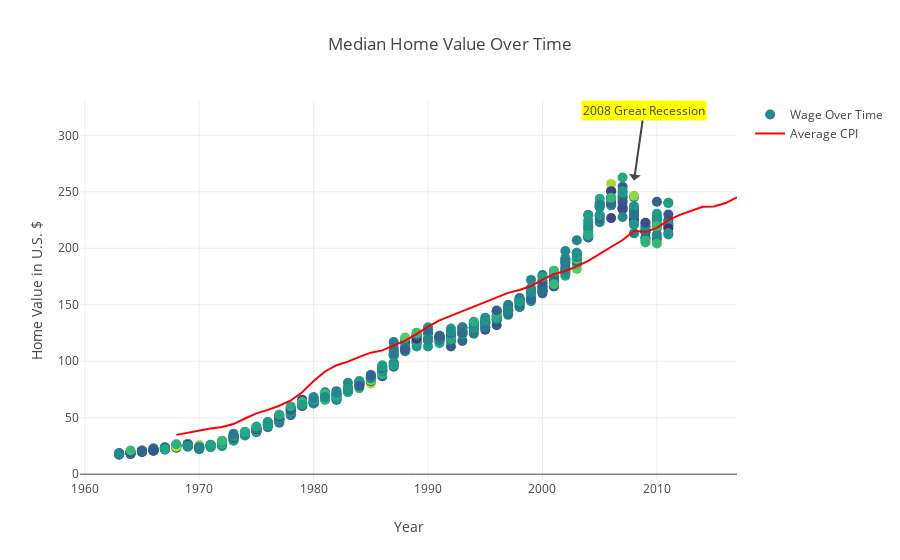

The code cell stored with this chart in its notebook:
### Markdown cell above
<br><font style = 'font-family:calibri'><font size = 4>The below graph displays the median home prices from 1963 to 2011. Like median wages, home prices have continued to grow over time. Between 1990 and 2007, we can see that home prices rose faster than the between 1963 to 1980 as the slope of the graph becomes steeper at this time. In 2007, there is a sharp drop in home prices that can be attributed to the <a href='https://www.thebalance.com/subprime-mortgage-crisis-effect-and-timeline-3305745'>subprime mortgage crisis</a>, a part of the Great Recession. 
<p>Overlayed is the average Consumer Price Index (CPI) from the Median Wage data set above. The CPI has a steadier slope than median home prices. Unlike wages and home prices, we do not see any real dips. This most likely because of the way <a href='https://www.thebalance.com/consumer-price-index-cpi-index-definition-and-calculation-3305735'>CPI is calculated</a> and items are replaced according to consumer trends. Between the years 2003 and 2008, we can see that home prices outpaced CPI. Some may attribute this rise to the lack of available homes at that time as well as the <a href='https://positivemoney.org/issues/house-prices/'>increased lending from banks</a>.
<p>

### Code cell
layout = go.Layout(
    title= 'Median Home Value Over Time',
    yaxis = dict(
        title = 'Home Value in U.S. $',
    ),
    xaxis = dict(
        title = 'Year'
    ),
    annotations=[
                dict(
                    x=2008,
                    y=260,
                    xref='x',
                    yref='y',
                    text='2008 Great Recession',
                    showarrow=True,
                    bgcolor= 'yellow',
                    arrowhead=1,
                    ax=10,
                    ay=-70
                ),
                
            ]
    )

trace1 = go.Scatter(
    x = median_home['Year'],
    y = median_home ['Adjusted Home'],
    mode = 'markers',
    marker = dict(
        size = 10,
        color = np.random.randn(5000),
        colorscale = 'Viridis'),
    name = 'Wage Over Time',
    line = dict(
        shape = 'spline'
    )
)
trace0 = go.Scatter(
     x = mean_yearly_wage['Year'],
     y = round(mean_yearly_wage['CPI_Average'],2),
     name = 'Average CPI',
     line = dict(
         color = 'red',
     )
)

fig = go.Figure (data = [trace1, trace0], layout = layout)
py.offline.iplot(fig)

### Figure 1 — Plotly figure (JSON) as saved in the notebook; plotly's stock layout.template omitted (floating-point values rounded to 4 significant figures; data arrays with more than 128 entries replaced by an {"elided": "..."} marker saying what was removed)
{"data": [{"line": {"shape": "spline"}, "marker": {"color": {"elided": "5000 float values"}, "colorscale": "Viridis", "size": 10}, "mode": "markers", "name": "Wage Over Time", "type": "scatter", "uid": "790b4e87-5842-4f8e-bf53-f4f26c1eacc4", "x": {"elided": "586 int values"}, "y": {"elided": "586 float values"}}, {"line": {"color": "red"}, "name": "Average CPI", "type": "scatter", "uid": "aabad96d-5e03-464f-b369-95449f0ce79c", "x": [1968, 1969, 1970, 1971, 1972, 1973, 1974, 1975, 1976, 1977, 1978, 1979, 1980, 1981, 1982, 1983, 1984, 1985, 1986, 1987, 1988, 1989, 1990, 1991, 1992, 1993, 1994, 1995, 1996, 1997, 1998, 1999, 2000, 2001, 2002, 2003, 2004, 2005, 2006, 2007, 2008, 2009, 2010, 2011, 2012, 2013, 2014, 2015, 2016, 2017], "y": [34.78, 36.68, 38.83, 40.49, 41.82, 44.4, 49.31, 53.82, 56.91, 60.61, 65.23, 72.57, 82.41, 90.93, 96.5, 99.6, 103.9, 107.6, 109.6, 113.6, 118.3, 124.0, 130.7, 136.2, 140.3, 144.5, 148.2, 152.4, 156.8, 160.5, 163.0, 166.6, 172.2, 177.1, 179.9, 184.0, 188.9, 195.3, 201.6, 207.3, 215.3, 214.5, 218.1, 224.9, 229.6, 233.0, 236.7, 237.0, 240.0, 245.1]}], "layout": {"annotations": [{"arrowhead": 1, "ax": 10, "ay": -70, "bgcolor": "yellow", "showarrow": true, "text": "2008 Great Recession", "x": 2008, "xref": "x", "y": 260, "yref": "y"}], "title": {"text": "Median Home Value Over Time"}, "xaxis": {"title": {"text": "Year"}}, "yaxis": {"title": {"text": "Home Value in U.S. $"}}}}
